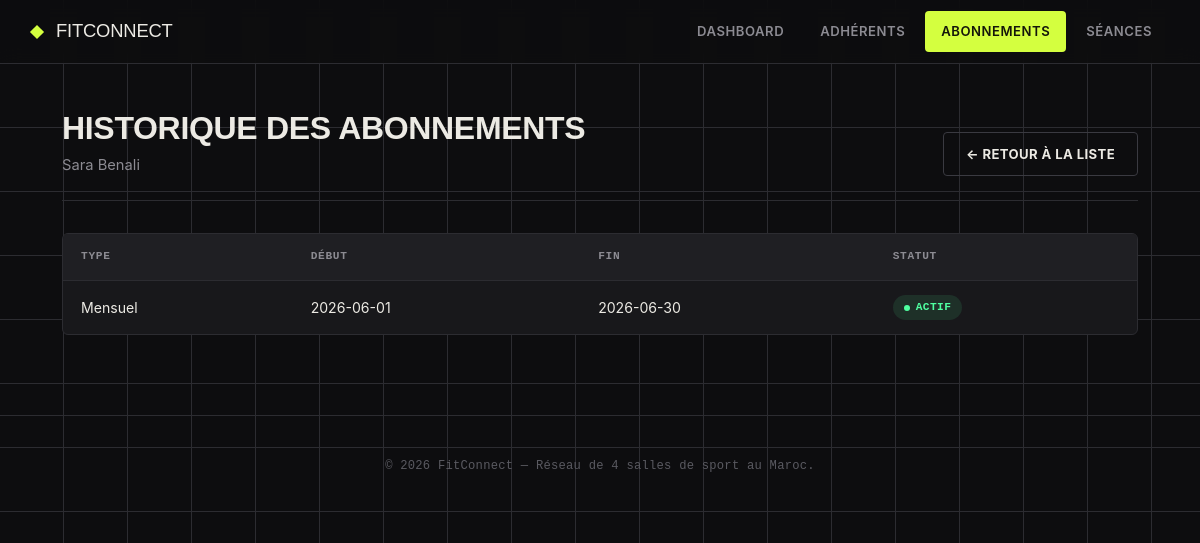
Screenshot of /public/index.php?page=abonnements&action=historique&id_adherent=2 with the database file from the repository.
### tables this page shows
CREATE TABLE `adherent` (
  `id_adherent` int(11) NOT NULL,
  `nom` varchar(100) NOT NULL,
  `prenom` varchar(100) NOT NULL,
  `email` varchar(150) NOT NULL,
  `telephone` varchar(20) DEFAULT NULL,
  `date_inscription` date NOT NULL,
  `id_salle` int(11) NOT NULL
);

CREATE TABLE `abonnement` (
  `id_abonnement` int(11) NOT NULL,
  `type_abonnement` enum('Mensuel','Trimestriel','Annuel') NOT NULL,
  `date_debut` date NOT NULL,
  `date_fin` date NOT NULL,
  `statut` enum('Actif','Expire','Resilie') NOT NULL,
  `id_adherent` int(11) NOT NULL
);

### app/Controllers/AbonnementController.php (called while the page is built, shortened)
<?php
require_once __DIR__ . '/../Services/AbonnementService.php';
require_once __DIR__ . '/../Repositories/AdherentRepository.php';
require_once __DIR__ . '/../Entities/Abonnement.php';
class AbonnementController
{
    private AbonnementService $abonnementService;
    private AdherentRepository $adherentRepository;
    public function __construct(AbonnementService $abonnementService, AdherentRepository $adherentRepository)
    {
        $this->abonnementService  = $abonnementService;
        $this->adherentRepository = $adherentRepository;
    }
    public function historique(int $idAdherent): void
    {
        $historique = $this->abonnementService->getHistoriqueAdherent($idAdherent);
        $adherent = $this->adherentRepository->findById($idAdherent);
        require __DIR__ . '/../../views/abonnements/historique.php';
    }
}

### app/Repositories/AbonnementRepository.php (called while the page is built, shortened)
<?php
require_once __DIR__ . '/../Entities/Abonnement.php';
class AbonnementRepository
{
    private PDO $pdo;
    public function __construct(PDO $pdo)
    {
        $this->pdo = $pdo;
    }
    public function findByAdherent(int $idAdherent): array
    {
        $stmt = $this->pdo->prepare("SELECT * FROM abonnement WHERE id_adherent = :id ORDER BY date_debut DESC");
        $stmt->execute(['id' => $idAdherent]);
        $rows = $stmt->fetchAll();
        return array_map(fn($row) => Abonnement::fromArray($row), $rows);
    }
}

### app/Services/AbonnementService.php (called while the page is built, shortened)
<?php
require_once __DIR__ . '/../Repositories/AbonnementRepository.php';
require_once __DIR__ . '/../Entities/Abonnement.php';
class AbonnementService
{
    private AbonnementRepository $abonnementRepository;
    public function __construct(AbonnementRepository $abonnementRepository)
    {
        $this->abonnementRepository = $abonnementRepository;
    }
    public function getHistoriqueAdherent(int $idAdherent): array
    {
        return $this->abonnementRepository->findByAdherent($idAdherent);
    }
}

### app/Repositories/AdherentRepository.php (called while the page is built, shortened)
<?php
require_once __DIR__ . '/../Entities/Adherent.php';
class AdherentRepository
{
    private PDO $pdo;
    public function __construct(PDO $pdo)
    {
        $this->pdo = $pdo;
    }
    public function findById(int $id): ?Adherent
    {
        $stmt = $this->pdo->prepare("SELECT * FROM adherent WHERE id_adherent = :id");
        $stmt->execute(['id' => $id]);
        $row = $stmt->fetch();
        return $row ? Adherent::fromArray($row) : null;
    }
}

### app/Entities/Adherent.php (called while the page is built, shortened)
<?php
class Adherent
{
    private string $nom;
    private string $prenom;
    public function __construct(
        ?int $idAdherent,
        string $nom,
        string $prenom,
        string $email,
        ?string $telephone,
        string $dateInscription,
        int $idSalle
    ) {
        $this->nom             = $nom;
        $this->prenom          = $prenom;
    }
    public function getNomComplet(): string
    {
        return $this->prenom . ' ' . $this->nom;
    }
    public static function fromArray(array $row): self
    {
        return new self(
            (int) $row['id_adherent'],
            $row['nom'],
            $row['prenom'],
            $row['email'],
            $row['telephone'] ?? null,
            $row['date_inscription'],
            (int) $row['id_salle']
        );
    }
}

### app/Entities/Abonnement.php (called while the page is built, shortened)
<?php
class Abonnement
{
    private string $typeAbonnement;
    private string $dateDebut;
    private string $dateFin;
    private string $statut;
    public function __construct(
        ?int $idAbonnement,
        string $typeAbonnement,
        string $dateDebut,
        string $dateFin,
        string $statut,
        int $idAdherent
    ) {
        $this->typeAbonnement = $typeAbonnement;
        $this->dateDebut     = $dateDebut;
        $this->dateFin       = $dateFin;
        $this->statut        = $statut;
    }
    public function getTypeAbonnement(): string
    {
        return $this->typeAbonnement;
    }
    public function getDateDebut(): string
    {
        return $this->dateDebut;
    }
    public function getDateFin(): string
    {
        return $this->dateFin;
    }
    public function getStatut(): string
    {
        return $this->statut;
    }
    public static function fromArray(array $row): self
    {
        return new self(
            (int) $row['id_abonnement'],
            $row['type_abonnement'],
            $row['date_debut'],
            $row['date_fin'],
            $row['statut'],
            (int) $row['id_adherent']
        );
    }
}

### views/abonnements/historique.php (the view)
<?php
require_once __DIR__ . '/../../app/Entities/Abonnement.php';
require __DIR__ . '/../layouts/header.php';
function badgeClassForStatutHist(string $statut): string
{
    return match ($statut) {
        Abonnement::STATUT_ACTIF   => 'badge--success',
        Abonnement::STATUT_EXPIRE  => 'badge--warning',
        Abonnement::STATUT_RESILIE => 'badge--danger',
        default => '',
    };
}
?>
<div class="page-header">
    <div>
        <h1>Historique des abonnements</h1>
        <p class="subtitle"><?= $adherent ? htmlspecialchars($adherent->getNomComplet()) : 'Adhérent introuvable' ?></p>
    </div>
    <a href="index.php?page=abonnements" class="btn btn--ghost">← Retour à la liste</a>
</div>
<?php if (empty($historique)): ?>
    <div class="empty-state">Aucun abonnement trouvé pour cet adhérent.</div>
<?php else: ?>
    <div class="table-wrapper">
        <table>
            <thead>
                <tr>
                    <th>Type</th>
                    <th>Début</th>
                    <th>Fin</th>
                    <th>Statut</th>
                </tr>
            </thead>
            <tbody>
                <?php foreach ($historique as $ab): ?>
                    <tr>
                        <td><?= htmlspecialchars($ab->getTypeAbonnement()) ?></td>
                        <td><?= htmlspecialchars($ab->getDateDebut()) ?></td>
                        <td><?= htmlspecialchars($ab->getDateFin()) ?></td>
                        <td><span class="badge <?= badgeClassForStatutHist($ab->getStatut()) ?>"><?= htmlspecialchars($ab->getStatut()) ?></span></td>
                    </tr>
                <?php endforeach; ?>
            </tbody>
        </table>
    </div>
<?php endif; ?>
<?php require __DIR__ . '/../layouts/footer.php'; ?>

### public/assets/css/style.css (style rules this page uses)
:root { --bg: #0D0D0F; --surface: #18181B; --surface-raised: #1F1F23; --line: #2C2C31; --line-strong: #3A3A41; --text: #ECEAE4; --text-muted: #8C8B92; --text-dim: #5A5A61; --accent: #D4FF3F; --accent-dim: #A8CC2E; --accent-ink: #14160A; --danger: #FF4F32; --danger-bg: rgba(255, 79, 50, 0.12); --warning: #FFB23F; --warning-bg: rgba(255, 178, 63, 0.12); --success: #4FFFA0; --success-bg: rgba(79, 255, 160, 0.1); --font-display: 'Archivo Black', 'Arial Black', sans-serif; --font-body: 'Inter', -apple-system, BlinkMacSystemFont, 'Segoe UI', sans-serif; --font-mono: 'JetBrains Mono', 'Courier New', monospace; --radius-sm: 4px; --radius: 6px; }
* { box-sizing: border-box; }
html { scroll-behavior: smooth; }
body { margin: 0; font-family: var(--font-body); background: var(--bg); background-image: linear-gradient(var(--line) 1px, transparent 1px), linear-gradient(90deg, var(--line) 1px, transparent 1px); background-size: 64px 64px; background-attachment: fixed; background-position: -1px -1px; color: var(--text); line-height: 1.55; -webkit-font-smoothing: antialiased; }
.page-header { display: flex; align-items: flex-end; justify-content: space-between; margin-bottom: 32px; flex-wrap: wrap; gap: 16px; padding-bottom: 24px; border-bottom: 1px solid var(--line); }
.page-header h1 { margin: 0; font-family: var(--font-display); font-size: 2rem; text-transform: uppercase; letter-spacing: -0.01em; line-height: 1.05; }
.page-header p.subtitle { color: var(--text-muted); margin: 8px 0 0; font-size: 0.92rem; }
.btn { display: inline-flex; align-items: center; gap: 8px; padding: 11px 22px; border-radius: var(--radius-sm); border: 1px solid transparent; background: var(--accent); color: var(--accent-ink); font-weight: 700; font-size: 0.82rem; letter-spacing: 0.03em; text-transform: uppercase; text-decoration: none; cursor: pointer; transition: transform 0.1s ease, background 0.15s ease, box-shadow 0.15s ease; }
.btn--ghost { background: transparent; color: var(--text); border: 1px solid var(--line-strong); }
.table-wrapper { background: var(--surface); border: 1px solid var(--line); border-radius: var(--radius); overflow: hidden; }
table { width: 100%; border-collapse: collapse; }
thead { background: var(--surface-raised); }
th, td { text-align: left; padding: 14px 18px; font-size: 0.88rem; border-bottom: 1px solid var(--line); }
th { color: var(--text-muted); font-weight: 700; text-transform: uppercase; font-size: 0.7rem; letter-spacing: 0.06em; font-family: var(--font-mono); }
td { color: var(--text); }
tbody tr:last-child td { border-bottom: none; }
tbody tr { transition: background 0.1s ease; }
.badge { display: inline-flex; align-items: center; gap: 6px; padding: 4px 11px; border-radius: 999px; font-size: 0.7rem; font-weight: 700; text-transform: uppercase; letter-spacing: 0.04em; font-family: var(--font-mono); }
.badge::before { content: ''; width: 6px; height: 6px; border-radius: 50%; background: currentColor; }
.badge--success { background: var(--success-bg); color: var(--success); }

### rows the page displays
adherent: $adherent->getNomComplet() "Sara Benali"
abonnement: type_abonnement "Mensuel", date_debut "2026-06-01", date_fin "2026-06-30", statut "ACTIF"
